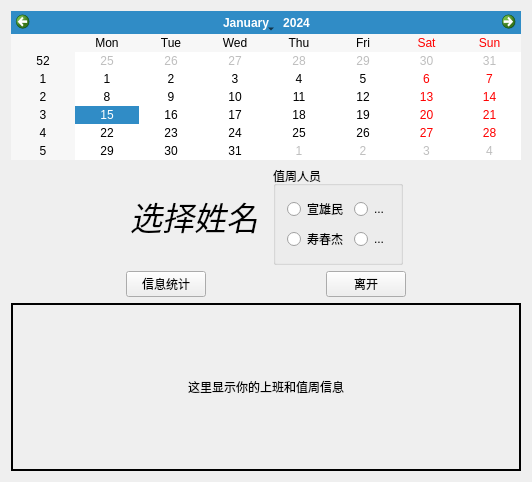
<?xml version="1.0" encoding="UTF-8"?>
<ui version="4.0">
 <class>Widget</class>
 <widget class="QWidget" name="Widget">
  <property name="geometry">
   <rect>
    <x>0</x>
    <y>0</y>
    <width>532</width>
    <height>482</height>
   </rect>
  </property>
  <property name="windowTitle">
   <string>Widget</string>
  </property>
  <layout class="QVBoxLayout" name="verticalLayout_2">
   <item>
    <layout class="QVBoxLayout" name="verticalLayout">
     <item>
      <widget class="QCalendarWidget" name="calendar">
       <property name="sizePolicy">
        <sizepolicy hsizetype="Preferred" vsizetype="Preferred">
         <horstretch>0</horstretch>
         <verstretch>0</verstretch>
        </sizepolicy>
       </property>
       <property name="cursor">
        <cursorShape>ArrowCursor</cursorShape>
       </property>
      </widget>
     </item>
     <item>
      <layout class="QHBoxLayout" name="horizontalLayout_3">
       <item>
        <spacer name="horizontalSpacer_4">
         <property name="orientation">
          <enum>Qt::Horizontal</enum>
         </property>
         <property name="sizeHint" stdset="0">
          <size>
           <width>40</width>
           <height>20</height>
          </size>
         </property>
        </spacer>
       </item>
       <item>
        <layout class="QHBoxLayout" name="horizontalLayout">
         <item>
          <widget class="QLabel" name="options">
           <property name="font">
            <font>
             <pointsize>24</pointsize>
             <weight>50</weight>
             <italic>true</italic>
             <bold>false</bold>
            </font>
           </property>
           <property name="text">
            <string>选择姓名 </string>
           </property>
          </widget>
         </item>
         <item>
          <widget class="QGroupBox" name="opgrp">
           <property name="sizePolicy">
            <sizepolicy hsizetype="Expanding" vsizetype="Preferred">
             <horstretch>0</horstretch>
             <verstretch>0</verstretch>
            </sizepolicy>
           </property>
           <property name="title">
            <string>值周人员</string>
           </property>
           <property name="flat">
            <bool>false</bool>
           </property>
           <layout class="QGridLayout" name="gridLayout">
            <item row="1" column="0">
             <widget class="QRadioButton" name="shou">
              <property name="text">
               <string>寿春杰</string>
              </property>
             </widget>
            </item>
            <item row="1" column="1">
             <widget class="QRadioButton" name="radioButton_2">
              <property name="text">
               <string>...</string>
              </property>
             </widget>
            </item>
            <item row="0" column="0">
             <widget class="QRadioButton" name="xuan">
              <property name="text">
               <string>宣雄民</string>
              </property>
             </widget>
            </item>
            <item row="0" column="1">
             <widget class="QRadioButton" name="radioButton">
              <property name="text">
               <string>...</string>
              </property>
             </widget>
            </item>
           </layout>
           <zorder>xuan</zorder>
           <zorder>shou</zorder>
           <zorder>options</zorder>
           <zorder>options</zorder>
           <zorder>radioButton</zorder>
           <zorder>radioButton_2</zorder>
          </widget>
         </item>
        </layout>
       </item>
       <item>
        <spacer name="horizontalSpacer_5">
         <property name="orientation">
          <enum>Qt::Horizontal</enum>
         </property>
         <property name="sizeHint" stdset="0">
          <size>
           <width>40</width>
           <height>20</height>
          </size>
         </property>
        </spacer>
       </item>
      </layout>
     </item>
     <item>
      <layout class="QHBoxLayout" name="horizontalLayout_2">
       <item>
        <spacer name="horizontalSpacer_2">
         <property name="orientation">
          <enum>Qt::Horizontal</enum>
         </property>
         <property name="sizeHint" stdset="0">
          <size>
           <width>40</width>
           <height>20</height>
          </size>
         </property>
        </spacer>
       </item>
       <item>
        <widget class="QPushButton" name="report">
         <property name="text">
          <string>信息统计</string>
         </property>
        </widget>
       </item>
       <item>
        <spacer name="horizontalSpacer">
         <property name="orientation">
          <enum>Qt::Horizontal</enum>
         </property>
         <property name="sizeHint" stdset="0">
          <size>
           <width>40</width>
           <height>20</height>
          </size>
         </property>
        </spacer>
       </item>
       <item>
        <widget class="QPushButton" name="close">
         <property name="text">
          <string>离开</string>
         </property>
        </widget>
       </item>
       <item>
        <spacer name="horizontalSpacer_3">
         <property name="orientation">
          <enum>Qt::Horizontal</enum>
         </property>
         <property name="sizeHint" stdset="0">
          <size>
           <width>40</width>
           <height>20</height>
          </size>
         </property>
        </spacer>
       </item>
      </layout>
     </item>
    </layout>
   </item>
   <item>
    <widget class="QLabel" name="stats">
     <property name="sizePolicy">
      <sizepolicy hsizetype="Expanding" vsizetype="Expanding">
       <horstretch>0</horstretch>
       <verstretch>0</verstretch>
      </sizepolicy>
     </property>
     <property name="acceptDrops">
      <bool>false</bool>
     </property>
     <property name="frameShape">
      <enum>QFrame::WinPanel</enum>
     </property>
     <property name="frameShadow">
      <enum>QFrame::Plain</enum>
     </property>
     <property name="text">
      <string>这里显示你的上班和值周信息</string>
     </property>
     <property name="scaledContents">
      <bool>false</bool>
     </property>
     <property name="alignment">
      <set>Qt::AlignCenter</set>
     </property>
     <property name="wordWrap">
      <bool>true</bool>
     </property>
    </widget>
   </item>
  </layout>
  <zorder>calendar</zorder>
  <zorder>options</zorder>
  <zorder>opgrp</zorder>
  <zorder>close</zorder>
  <zorder>report</zorder>
  <zorder>stats</zorder>
  <zorder>verticalSpacer</zorder>
  <zorder>options</zorder>
  <zorder>horizontalSpacer</zorder>
  <zorder>horizontalSpacer_2</zorder>
  <zorder>horizontalSpacer_3</zorder>
  <zorder>verticalSpacer_3</zorder>
  <zorder>horizontalSpacer_4</zorder>
  <zorder>horizontalSpacer_5</zorder>
 </widget>
 <layoutdefault spacing="6" margin="11"/>
 <resources/>
 <connections/>
</ui>
